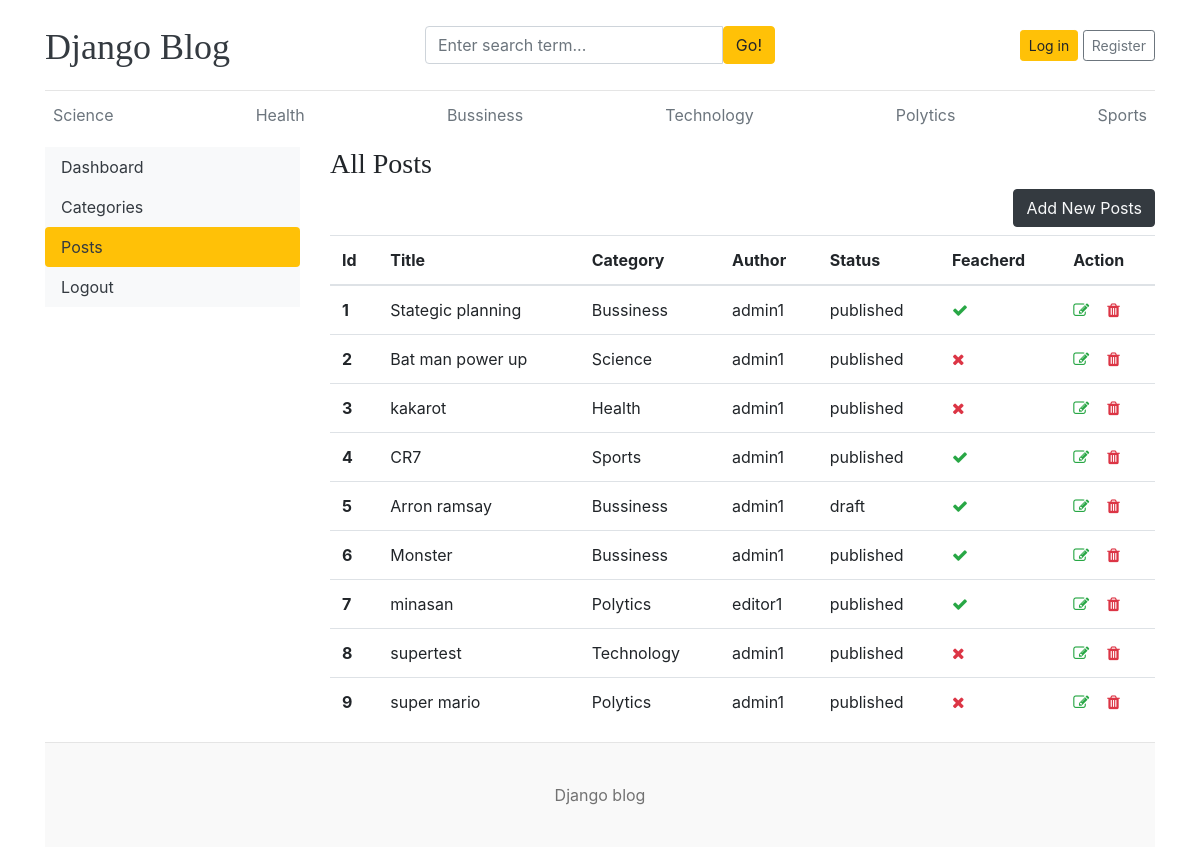
/dashboard/posts/, run on an earlier commit of the app's database.
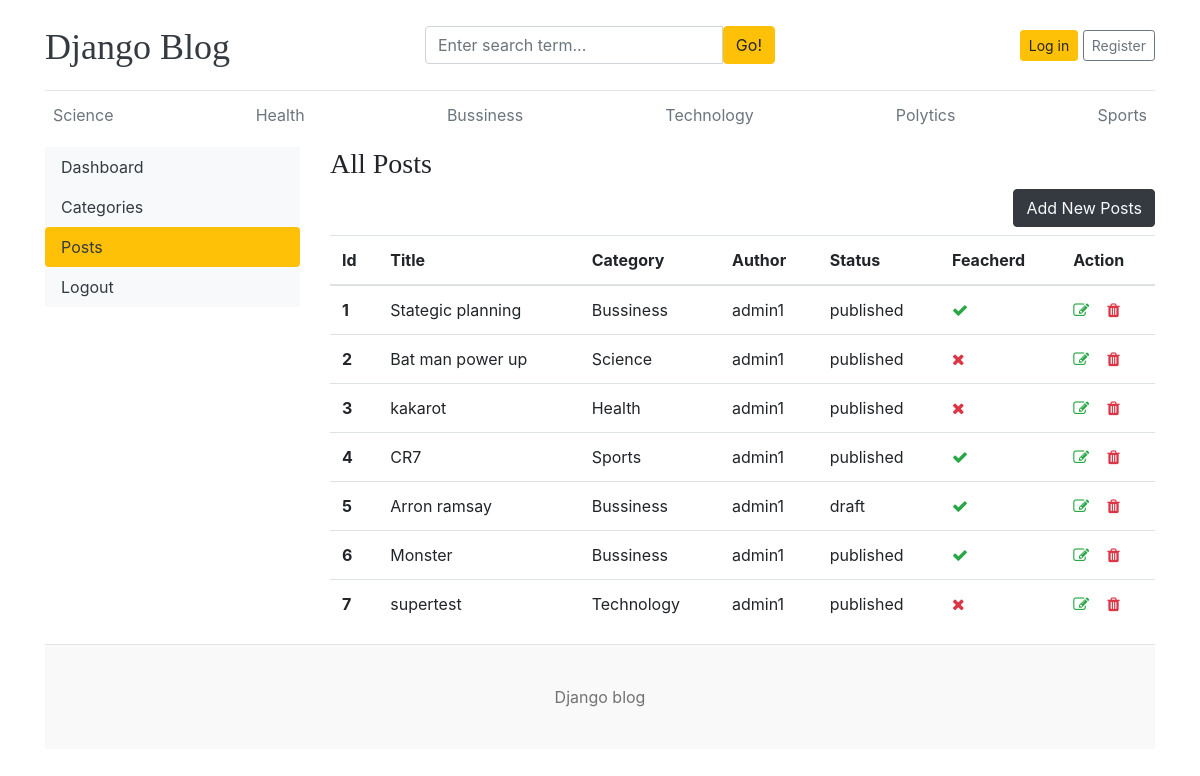
And on a later commit of the database.
### blogs/models.py (models this page shows, shortened)
class Category(models.Model):
    category_name = models.CharField(max_length=50, unique=True) # Tên danh mục, tối đa 50 ký tự, không được trùng lặp
    created_at = models.DateTimeField(auto_now_add=True)  # Thời gian tạo, tự động gán khi bản ghi được tạo lần đầu
    updated_at = models.DateTimeField(auto_now=True)      # Thời gian cập nhật, tự động cập nhật mỗi khi bản ghi được lưu
    def __str__(self):
        return self.category_name  # Giúp hiển thị rõ tên danh mục trong admin
    class Meta:
        verbose_name_plural = 'Categories'

class Blogs(models.Model):
    title = models.CharField(max_length=100, unique=True)  # Tiêu đề bài viết, tối đa 100 ký tự, không trùng
    slug = models.SlugField(unique=True, blank=True)       # Đường dẫn thân thiện, không trùng, cho phép bỏ trống
    category = models.ForeignKey(Category, on_delete=models.CASCADE)  # Liên kết đến danh mục, xóa danh mục thì bài viết cũng bị xóa
    author = models.ForeignKey(User, on_delete=models.CASCADE)        # Liên kết đến người dùng (tác giả)
    blog_image = models.ImageField(upload_to='uploads/%y/%m/%d')      # Hình ảnh bài viết, lưu theo thư mục năm/tháng/ngày
    short_description = models.TextField(max_length=1000)             # Mô tả ngắn gọn bài viết, tối đa 1000 ký tự
    blog_body = models.TextField(max_length=3000)                     # Nội dung đầy đủ của bài viết, tối đa 3000 ký tự
    status = models.CharField(max_length = 100,choices = STATUS_CHOICE, default = 'draft')  # Trạng thái bài viết: nháp hoặc đã đăng
    is_feacherd = models.BooleanField(default=False)                  # Đánh dấu bài viết có phải là nổi bật không (nên sửa thành is_featured)
    created_at = models.DateTimeField(auto_now_add=True)              # Ngày tạo bài viết, tự động thêm khi tạo
    updated_at = models.DateTimeField(auto_now=True)                  # Ngày cập nhật bài viết, tự động thay đổi khi lưu
    class Meta:
        verbose_name_plural = 'Blogs'

### dashboards/views.py (the view)
# urls.py: path('posts/', views.posts, name="posts"),
def posts(request):
    posts = Blogs.objects.all()
    context = {
        'posts':posts
    }
    return render(request, 'dashboard/posts.html', context)

### blogs/context_processors.py (called while the page is built)
def get_categories(request):
    categories = Category.objects.all()
    return dict(categories = categories)

### templates/dashboard/posts.html
{% extends '../base/base.html' %}
{% block content %}
<div class="row">
    {% include './leftsidebar.html' %}
    <div class="col-md-9">
      <h3>All Posts</h3>
      <a href="{% url 'add_posts' %}" class="btn btn-dark text-light float-right mb-2">Add New Posts</a>
        <table class="table table-hover">
            <thead>
              <tr>
                <th>Id</th>
                <th>Title</th>
                <th>Category</th>
                <th>Author</th>
                <th>Status</th>
                <th>Feacherd</th>
                <th>Action</th>
              </tr>
            </thead>
            <tbody>
            {% for post in posts %}
              <tr>
                <th>{{ forloop.counter }}</th>
                <td>{{ post.title }}</td>
                <td>{{ post.category }}</td>
                <td>{{ post.author }}</td>
                <td>{{ post.status }}</td>
                <td>{% if post.is_feacherd %} <i class="fa fa-check text-success"> {% else %} <i class="fa fa-times text-danger"> {% endif %} </td>
                <td>
                    <a href="{% url 'edit_posts' post.id %}"><i class="fa fa-edit text-success"></i></a> &nbsp;&nbsp;
                    <a href="{% url 'delete_posts' post.id %}"><i class="fa fa-trash text-danger"></i></a>
                </td>
              </tr>
            {% endfor %}
            </tbody>
          </table>
    </div>
</div>
{% endblock %}

### templates/base/base.html
{% include './header.html' %}
{% block content %}
{% endblock %}
{% include './footer.html' %}

### templates/base/header.html (shortened to what this page needs)
{% load static %}
<!DOCTYPE html>
<html lang="en">
<head>
    <link href="https://getbootstrap.com/docs/4.0/dist/css/bootstrap.min.css" rel="stylesheet">
    <link href="{% static 'css/blog.css' %}" rel="stylesheet">
    <link rel="stylesheet" href="https://cdnjs.cloudflare.com/ajax/libs/font-awesome/4.7.0/css/font-awesome.min.css">
  </head>
<body>
    <div class="container">
      <header class="blog-header py-3">
        <div class="row flex-nowrap justify-content-between align-items-center">
          <div class="col-4 pt-1">
            <a class="blog-header-logo text-dark" href="/">Django Blog</a>
          </div>
          <div class="col-4">
            <form action="{% url 'search' %}" method="GET">
              <div class="input-group">
                <input class="form-control" name="keyword" type="text" placeholder="Enter search term..." aria-label="Enter search term..." aria-describedby="button-search" />
                <button type="submit" class="btn btn-warning" id="button-search" type="button">Go!</button>
            </div>
            </form>
          </div>
          <div class="col-4 d-flex justify-content-end align-items-center">
            {% if not user.is_authenticated %}
            <a class="btn btn-sm btn-warning" href="{% url 'login' %}">Log in</a> &nbsp;
            <a class="btn btn-sm btn-outline-secondary" href="{% url 'register' %}">Register</a>
            {% else %}
            <span><a href="{% url 'dashboard' %}" class="btn btn-warning">Dashboard</a></span> &nbsp;
            <span><a href="{% url 'logout' %}">Log out</a></span>
            {% endif %}
          </div>
        </div>
      </header>
      <div class="nav-scroller py-1 mb-2">
        <nav class="nav d-flex justify-content-between">
          {% for cat in categories %}
          <a class="p-2 text-muted" href="{% url 'posts_by_category' cat.id %}">{{ cat.category_name }}</a>
          {% endfor %}
        </nav>
      </div>

### templates/dashboard/leftsidebar.html (shortened to what this page needs)
<div class="col-md-3">
    <div class="nav flex-column nav-pills bg-light aria-orientation='vertical'">
        <a href="{% url 'dashboard' %}" class="nav-link text-dark {% if '/dashboard/' == request.path %} bg-warning {% endif %}">Dashboard</a>
        <a href="{% url 'categories' %}" class="nav-link text-dark {% if '/categories/' in request.path %} bg-warning {% endif %}">Categories</a>
        <a href="{% url 'posts' %}" class="nav-link text-dark {% if '/posts/' in request.path %} bg-warning {% endif %}">Posts</a>
        <a href="" class="nav-link text-dark">Logout</a>
    </div>
</div>

### templates/base/footer.html
<footer class="blog-footer">
  <p>Django blog </p>
</footer>
</body>
</html>

### static/css/blog.css (style rules this page uses)
.blog-header { border-bottom: 1px solid #e5e5e5; }
.blog-header-logo { font-family: "Playfair Display", Georgia, "Times New Roman", serif; font-size: 2.25rem; }
h1, h2, h3, h4, h5, h6 { font-family: "Playfair Display", Georgia, "Times New Roman", serif; }
.blog-footer { padding: 2.5rem 0; color: #727272; text-align: center; background-color: #f9f9f9; border-top: .05rem solid #e5e5e5; }
.blog-footer p:last-child { margin-bottom: 0; }

What changed in the data, as far as the page shows it:
removed Blogs: title "minasan", category "Polytics", author "editor1", status "published", is_feacherd True (drawn)
removed Blogs: title "super mario", category "Polytics", author "admin1", status "published", is_feacherd False (drawn)
